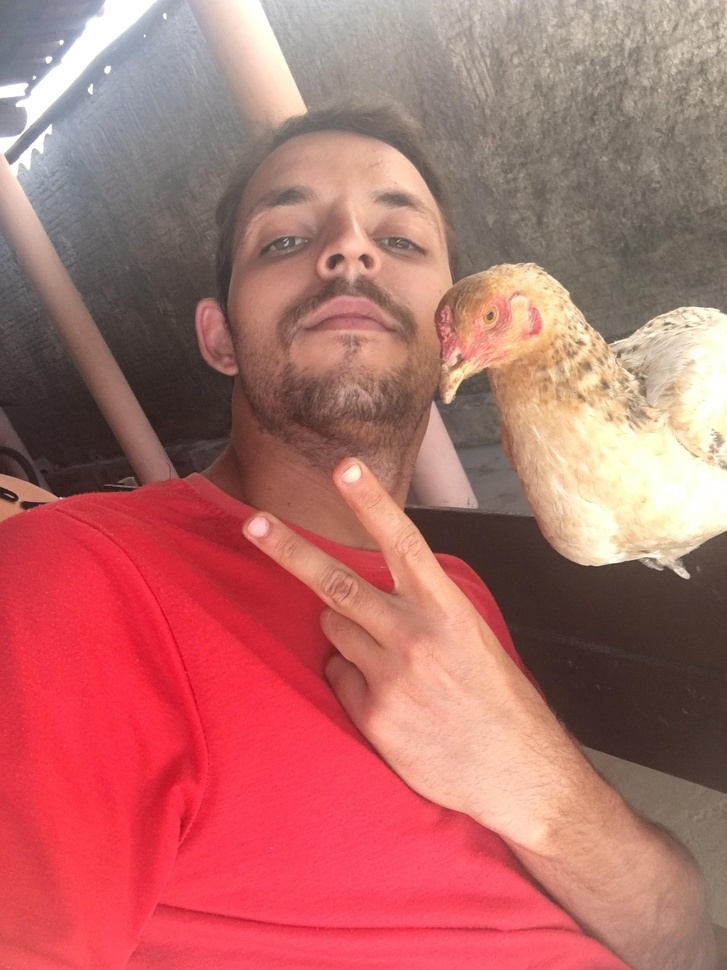
#> input picture carrosel/joao_new.jpg, 727 x 970 px, shrunk from 1932 x 2576 before the run, found by its file name
$ python rotate_joao.py
#> lines starting #> are read from the running program, lines starting #| are printed output that depends on the picture
from PIL import Image
import os

# Path to the image
image_path = r"c:\Users\JOAO PAULO\.gemini\antigravity\scratch\osegredodasgalinhas\carrosel\joao_new.jpg"

# Open the image
img = Image.open(image_path)
#> img is the input picture: PIL image 727x970 RGB; mean R, G, B 179.1, 109.8, 106.8

# Rotate 90 degrees clockwise (to the right)
rotated_img = img.rotate(-90, expand=True)
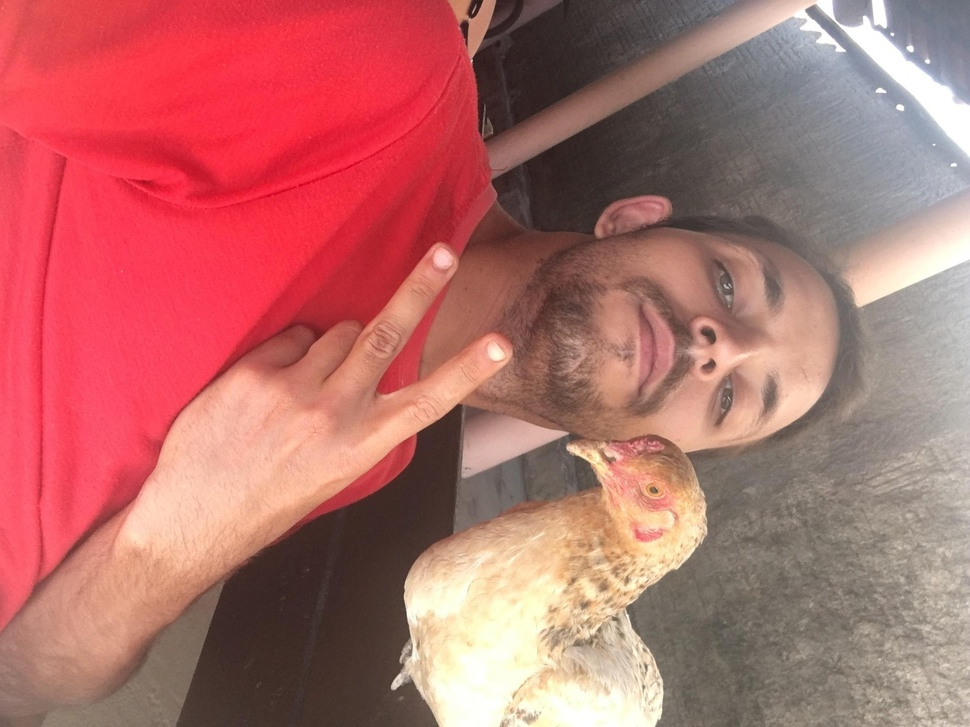
#> rotated_img: PIL image 970x727 RGB; mean R, G, B 179.1, 109.8, 106.8

# Save the rotated image (overwrite the original)
rotated_img.save(image_path, quality=95)

print(f"✅ Image rotated 90° clockwise and saved to {image_path}")

$ run again, with carrosel/ana.jpg copied over carrosel/joao_new.jpg
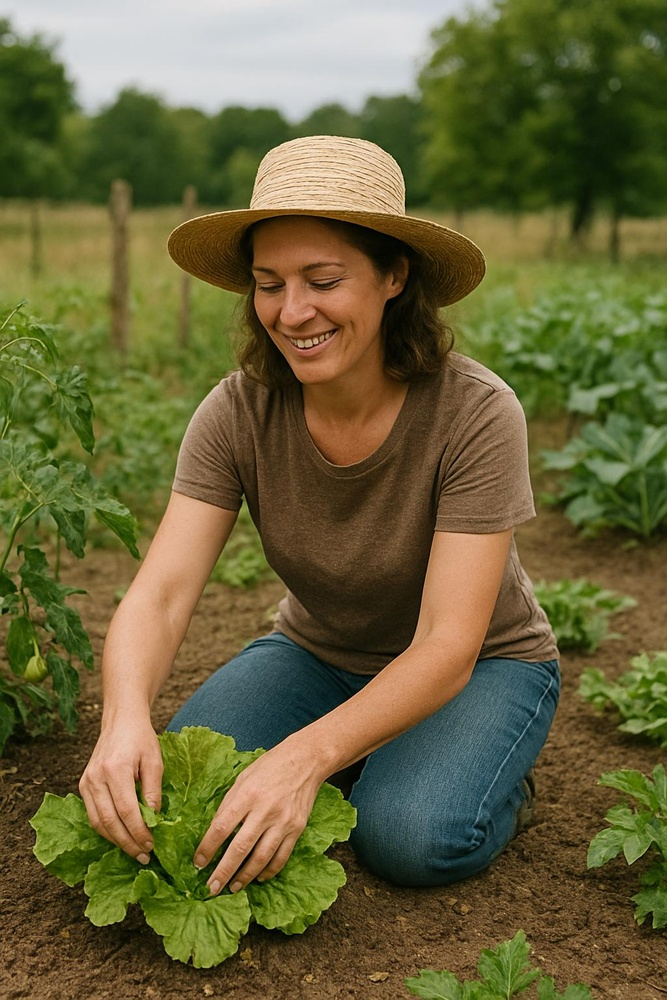
#> input picture carrosel/ana.jpg, 667 x 1000 px, shrunk from 1024 x 1536 before the run, found by its file name
#> img is the input picture: PIL image 667x1000 RGB; mean R, G, B 104, 98.9, 58
#> `rotated_img = img.rotate(-90, expand=True)`:
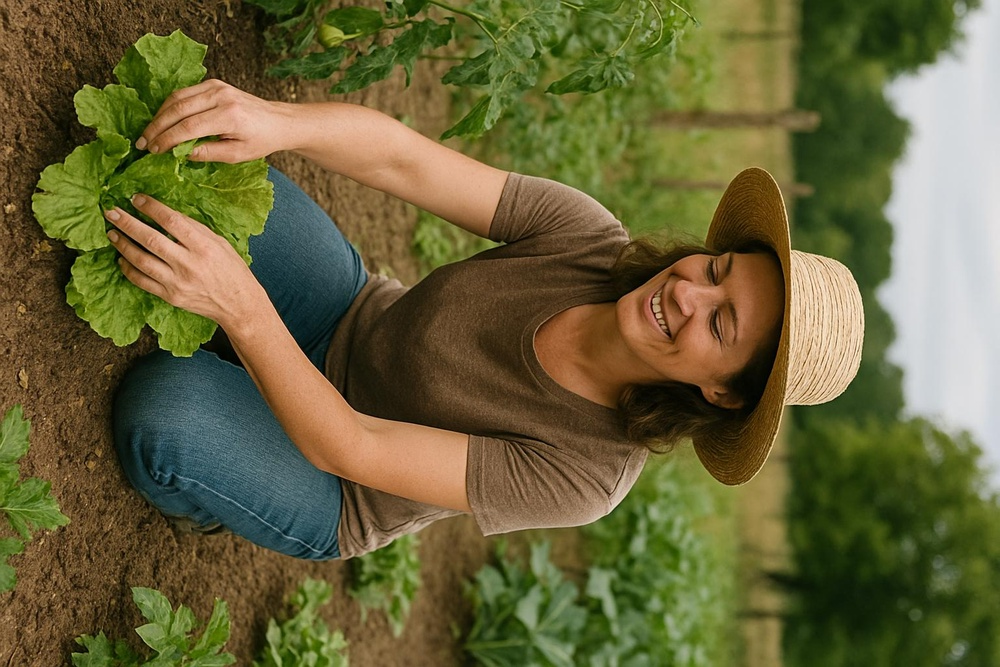
#> rotated_img: PIL image 1000x667 RGB; mean R, G, B 104, 98.9, 58

$ run again, with carrosel/beatriz.jpg copied over carrosel/joao_new.jpg
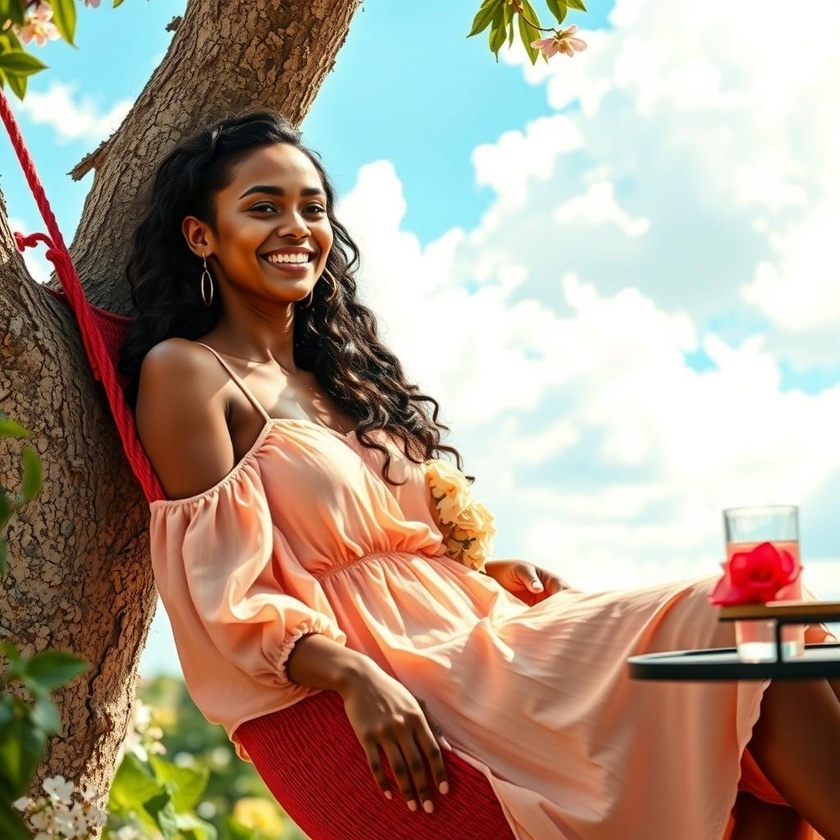
#> input picture carrosel/beatriz.jpg, 840 x 840 px, shrunk from 1024 x 1024 before the run, found by its file name
#> img is the input picture: PIL image 840x840 RGB; mean R, G, B 171.5, 153.1, 135.9
#> `rotated_img = img.rotate(-90, expand=True)`:
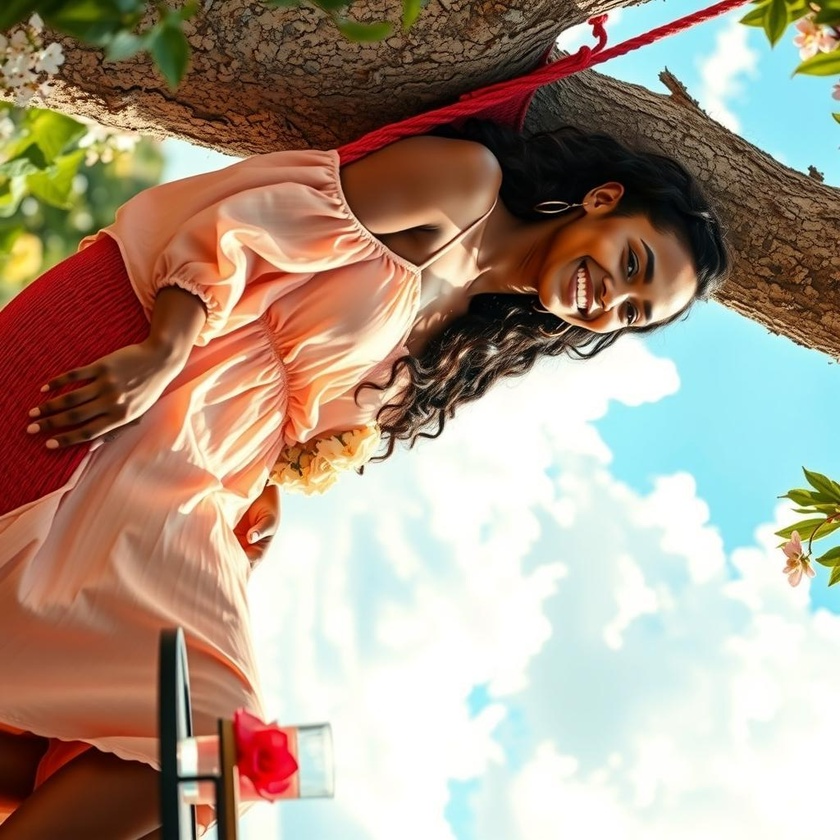
#> rotated_img: PIL image 840x840 RGB; mean R, G, B 171.5, 153.1, 135.9

$ run again, with carrosel/camila.jpg copied over carrosel/joao_new.jpg
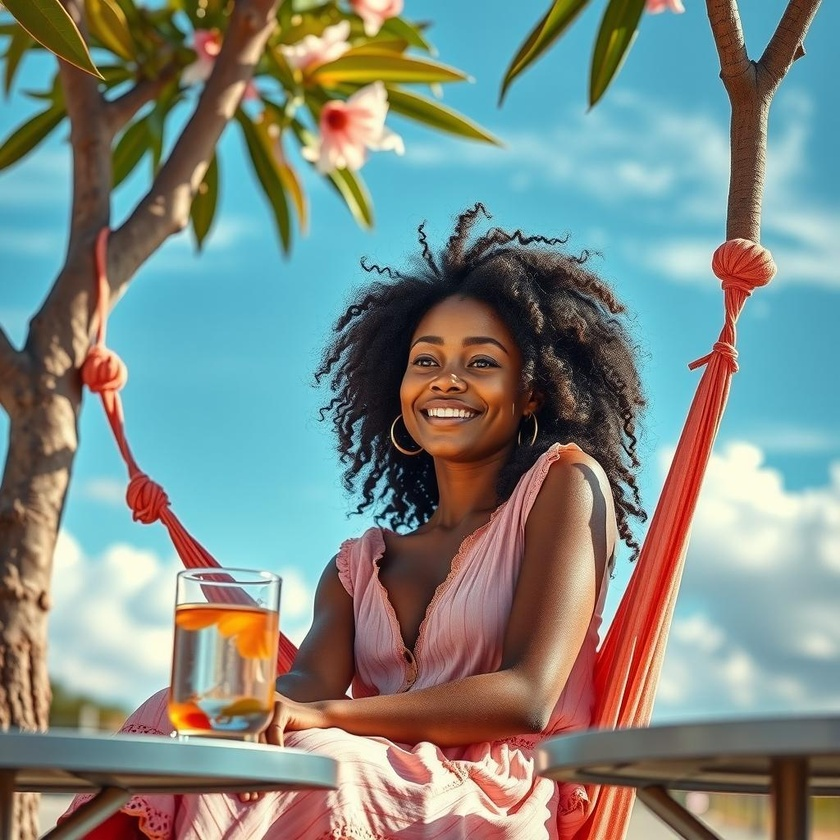
#> input picture carrosel/camila.jpg, 840 x 840 px, shrunk from 1024 x 1024 before the run, found by its file name
#> img is the input picture: PIL image 840x840 RGB; mean R, G, B 128, 138.8, 132.5
#> `rotated_img = img.rotate(-90, expand=True)`:
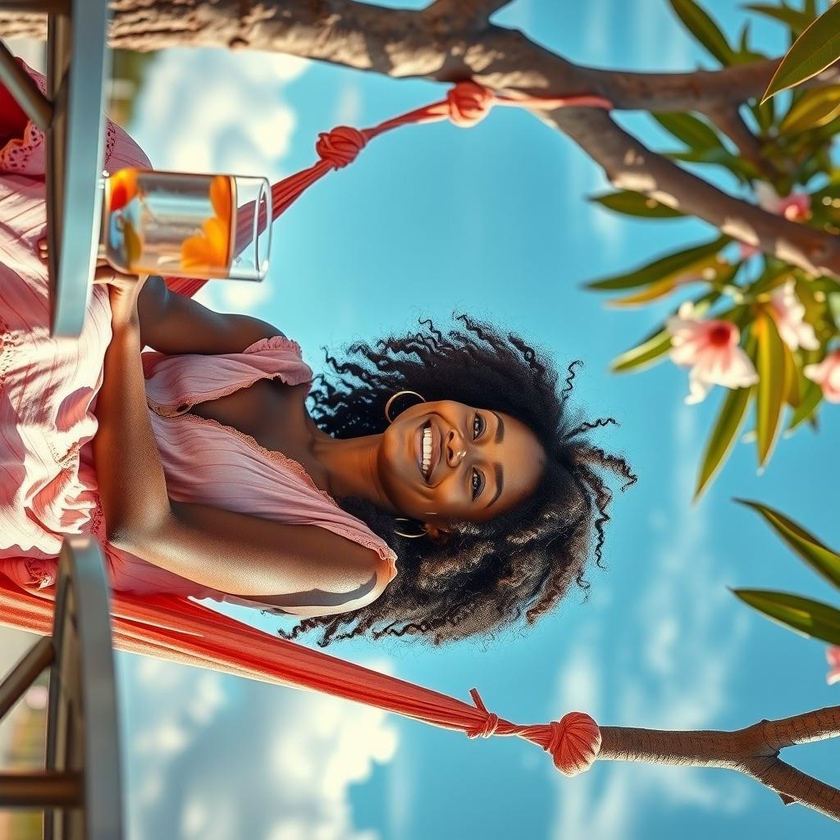
#> rotated_img: PIL image 840x840 RGB; mean R, G, B 128, 138.8, 132.5
